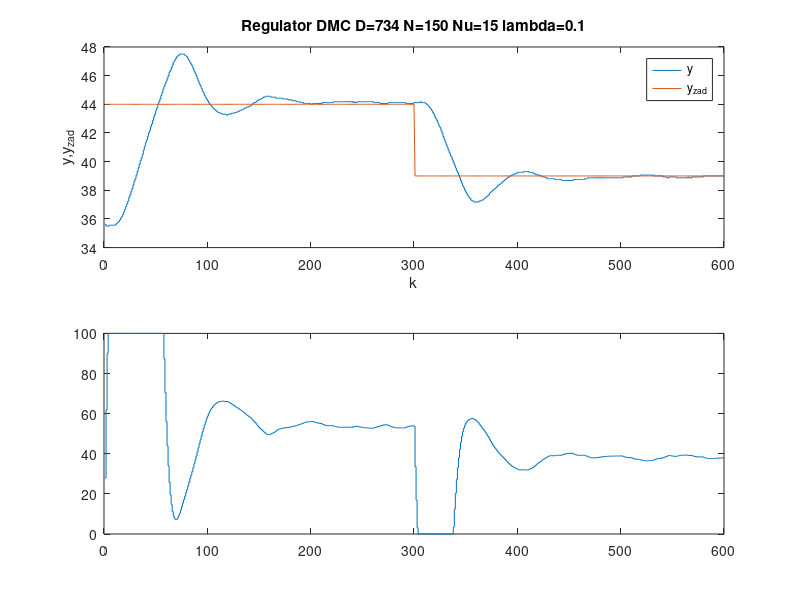

Recreate this plot in MATLAB.
load('DMC_D=734,N=150,Nu=15,lambda=01.mat');

U=U(1:600);
Y=Y(1:600);
yZad=yZad(1:600);
iter=600;

% figure(2)
%      subplot(2,1,1);
%      stairs(Y);
%      hold on;
%      plot(yZad+Ypp);
%      hold off;
%      title(['Regulator PID K=',sprintf('%g',K'),' Ti=',sprintf('%g',Ti),' Td=',sprintf('%g',Td)]);
%      legend('y','yzad')
%      subplot(2,1,2);
%      stairs(U);
%      
% wskaznikPID = sum(((yZad+Ypp) - Y).^2);
% disp(wskaznikPID)
% 
%  nazwa1 = sprintf('PID/U__PID_K=%g_Ti=%g_Td=%g_real.txt',K,Ti,Td);
%  nazwa2 = sprintf('PID/Y__PID_K=%g_Ti=%g_Td=%g_real.txt',K,Ti,Td);
%  nazwa3 = 'PID/Yzad_real.txt';
%  
%  file = fopen(nazwa1, 'w', 'b');
%  A = [(1:iter);U'];
%  fprintf(file, '%4.3f %.3f \n',A);
%  fclose(file);
%  
% file = fopen(nazwa2, 'w');
% B = [(1:iter);Y'];
% fprintf(file, '%4.3f %.3f \n',B);
% fclose(file);
% 
% file = fopen(nazwa3, 'w');
% C = [(1:iter);(yZad+Ypp)'];
% fprintf(file, '%4.3f %.3f \n',C);
% fclose(file);

wskaznikDMC = sum(((yZad+Ypp) - Y).^2);
disp(wskaznikDMC)

figure(2)
subplot(2,1,1);
stairs(Y);
hold on;
plot(yZad+Ypp);
hold off;
title(['Regulator DMC D=',sprintf('%g',D'),' N=',sprintf('%g',N),' Nu=',sprintf('%g',Nu),' lambda=',sprintf('%g',lambda)]);
legend('y','y_{zad}')
xlabel('k');
ylabel('y,y_{zad}');
subplot(2,1,2);
stairs(U);

% nazwa1 = sprintf('DMC/U__DMC_D=%g_N=%g_Nu=%g_L=%g_real.txt',D,N,Nu,lambda);
% nazwa2 = sprintf('DMC/Y__DMC_D=%g_N=%g_Nu=%g_L=%g_real.txt',D,N,Nu,lambda);
% nazwa3 = 'DMC/Yzad_real.txt';
% 
% file = fopen(nazwa1, 'w');
% A = [(1:iter);U'];
% fprintf(file, '%4.3f %.3f \n',A);
% fclose(file);
% 
% file = fopen(nazwa2, 'w');
% B = [(1:iter);Y'];
% fprintf(file, '%4.3f %.3f \n',B);
% fclose(file);
% 
% file = fopen(nazwa3, 'w');
% C = [(1:iter);(yZad+Ypp)'];
% fprintf(file, '%4.3f %.3f \n',C);
% fclose(file);
